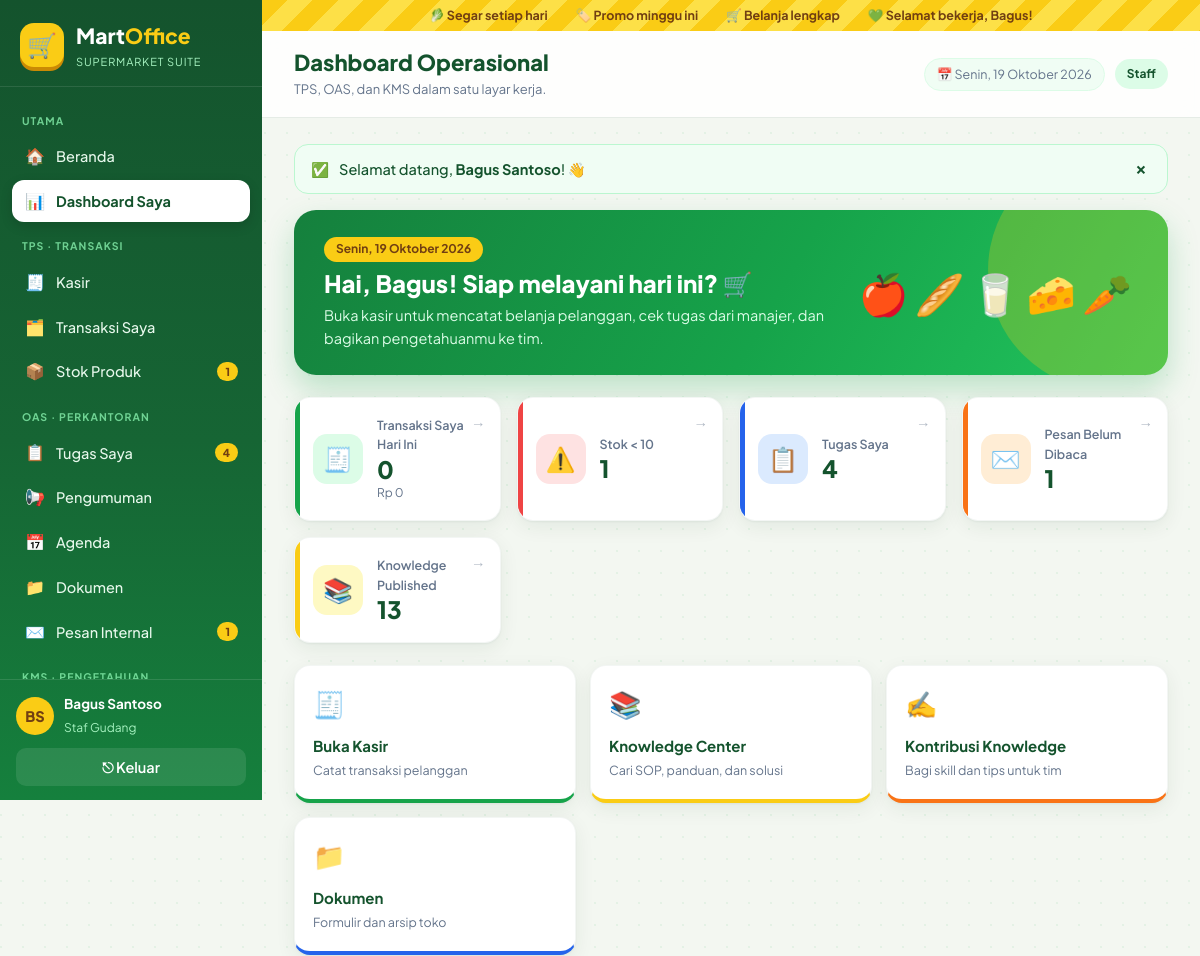
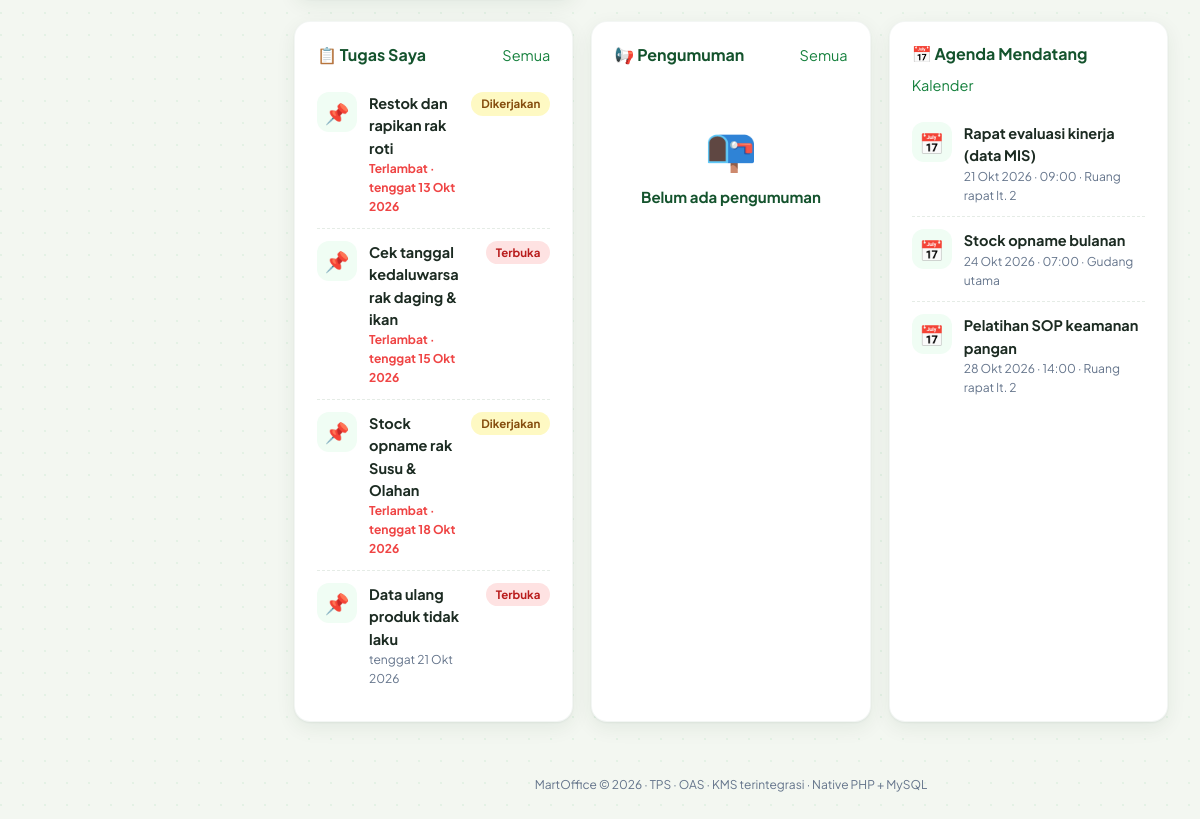
The page /staff/dashboard.php (signed in) on the database its author committed (2 pictures, top to bottom).
### tables this page shows
CREATE TABLE pegawai (
  id        INT AUTO_INCREMENT PRIMARY KEY,
  nama      VARCHAR(80)  NOT NULL,
  username  VARCHAR(40)  NOT NULL UNIQUE,
  password  VARCHAR(255) NOT NULL,
  role      ENUM('admin','manajer','staff') NOT NULL,
  jabatan   VARCHAR(60)  NULL,
  aktif     TINYINT(1)   NOT NULL DEFAULT 1,
  dibuat    DATETIME     NOT NULL DEFAULT CURRENT_TIMESTAMP
);

CREATE TABLE tugas (
  id            INT AUTO_INCREMENT PRIMARY KEY,
  judul         VARCHAR(120) NOT NULL,
  deskripsi     TEXT NULL,
  id_pemberi    INT NOT NULL,
  id_staff      INT NOT NULL,
  prioritas     ENUM('rendah','sedang','tinggi') NOT NULL DEFAULT 'sedang',
  tenggat       DATE NOT NULL,
  status        ENUM('terbuka','proses','selesai') NOT NULL DEFAULT 'terbuka',
  catatan_staff VARCHAR(255) NULL,
  dibuat        DATETIME NOT NULL DEFAULT CURRENT_TIMESTAMP,
  selesai_pada  DATETIME NULL,
  FOREIGN KEY (id_pemberi) REFERENCES pegawai(id),
  FOREIGN KEY (id_staff)   REFERENCES pegawai(id)
);

CREATE TABLE agenda (
  id          INT AUTO_INCREMENT PRIMARY KEY,
  judul       VARCHAR(120) NOT NULL,
  deskripsi   TEXT NULL,
  lokasi      VARCHAR(100) NULL,
  mulai       DATETIME NOT NULL,
  selesai     DATETIME NULL,
  untuk       ENUM('semua','manajemen','staff') NOT NULL DEFAULT 'semua',
  id_pembuat  INT NOT NULL,
  dibuat      DATETIME NOT NULL DEFAULT CURRENT_TIMESTAMP,
  FOREIGN KEY (id_pembuat) REFERENCES pegawai(id)
);

### includes/app.php (called while the page is built, shortened)
<?php
require_once __DIR__ . '/functions.php';
require_once __DIR__ . '/layout.php';
if (!empty($_SESSION['uid'])) {
    $GLOBALS['ME'] = row('SELECT id,nama,username,role,jabatan FROM pegawai WHERE id=? AND aktif=1', [(int) $_SESSION['uid']]);
}

### staff/dashboard.php (the view, shortened to what this page needs)
<?php
require __DIR__ . '/../includes/app.php';
$id = uid();
$trxSaya   = (int) val('SELECT COUNT(*) FROM transaksi WHERE id_kasir=? AND DATE(waktu)=CURDATE()', [$id]);
$omzetSaya = (float) val('SELECT COALESCE(SUM(total),0) FROM transaksi WHERE id_kasir=? AND DATE(waktu)=CURDATE()', [$id]);
$tugas     = rows("SELECT * FROM tugas WHERE id_staff=? AND status!='selesai' ORDER BY tenggat LIMIT 5", [$id]);
$info      = rows('SELECT a.*,p.nama FROM pengumuman a JOIN pegawai p ON p.id=a.id_penulis ORDER BY a.penting DESC, a.dibuat DESC LIMIT 3');
$agenda    = rows("SELECT * FROM agenda WHERE mulai>=CURDATE() AND untuk IN ('semua','staff') ORDER BY mulai LIMIT 4");
page_start('Dashboard Operasional', 'dashboard', 'TPS, OAS, dan KMS dalam satu layar kerja.');
echo hero('Hai, ' . e(explode(' ', me()['nama'])[0]) . '! Siap melayani hari ini? 🛒', 'Buka kasir untuk mencatat belanja pelanggan, cek tugas dari manajer, dan bagikan pengetahuanmu ke tim.', '🍎🥖🥛🧀🥕');
?>
<div class="stats">
  <?= stat_card('Transaksi Saya Hari Ini', angka($trxSaya), '🧾', 'g', 'tps/transaksi.php', rp($omzetSaya)) ?>
  <?= stat_card('Stok < ' . STOK_MIN, angka(val('SELECT COUNT(*) FROM produk WHERE aktif=1 AND stok<?', [STOK_MIN])), '⚠️', 'r', 'tps/produk.php?f=menipis') ?>
  <?= stat_card('Tugas Saya', angka(val("SELECT COUNT(*) FROM tugas WHERE id_staff=? AND status!='selesai'", [$id])), '📋', 'b', 'oas/tugas.php') ?>
  <?= stat_card('Pesan Belum Dibaca', angka(val('SELECT COUNT(*) FROM pesan WHERE id_penerima=? AND dibaca=0', [$id])), '✉️', 'o', 'oas/pesan.php') ?>
  <?= stat_card('Knowledge Published', angka(val("SELECT COUNT(*) FROM artikel_kms WHERE status='published' AND visibilitas='internal'")), '📚', 'y', 'kms/index.php') ?>
</div>
<div class="quicks">
  <?= quick('🧾', 'Buka Kasir', 'Catat transaksi pelanggan', 'tps/kasir.php', 'g') ?>
  <?= quick('📚', 'Knowledge Center', 'Cari SOP, panduan, dan solusi', 'kms/index.php', 'y') ?>
  <?= quick('✍️', 'Kontribusi Knowledge', 'Bagi skill dan tips untuk tim', 'kms/tulis.php', 'o') ?>
  <?= quick('📁', 'Dokumen', 'Formulir dan arsip toko', 'oas/dokumen.php', 'b') ?>
</div>
<div class="grid g3">
  <div class="card">
    <div class="card-h"><h3>📋 Tugas Saya</h3><a href="<?= url('oas/tugas.php') ?>">Semua</a></div>
    <?php if (!$tugas): echo empty_state('🎉', 'Tidak ada tugas aktif', 'Tugas dari manajer akan muncul di sini.');
    else: ?><div class="list"><?php foreach ($tugas as $t): $telat = $t['tenggat'] < date('Y-m-d'); ?>
      <div class="li"><span class="li-ic">📌</span><div class="li-body"><b><?= e($t['judul']) ?></b><small class="<?= $telat ? 'overdue' : '' ?>"><?= $telat ? 'Terlambat · ' : '' ?>tenggat <?= tgl($t['tenggat'], false) ?></small></div><?= status_badge($t['status']) ?></div>
    <?php endforeach; ?></div><?php endif; ?>
  </div>
  <div class="card">
    <div class="card-h"><h3>📢 Pengumuman</h3><a href="<?= url('oas/pengumuman.php') ?>">Semua</a></div>
    <?php if (!$info): echo empty_state('📭', 'Belum ada pengumuman');
    else: ?><div class="list"><?php foreach ($info as $a): ?>
      <div class="li"><span class="li-ic"><?= $a['penting'] ? '🔔' : '📢' ?></span><div class="li-body"><b><?= e($a['judul']) ?></b><small><?= e($a['nama']) ?> · <?= lalu($a['dibuat']) ?></small></div></div>
    <?php endforeach; ?></div><?php endif; ?>
  </div>
  <div class="card">
    <div class="card-h"><h3>📅 Agenda Mendatang</h3><a href="<?= url('oas/agenda.php') ?>">Kalender</a></div>
    <?php if (!$agenda): echo empty_state('🗓️', 'Belum ada agenda terjadwal');
    else: ?><div class="list"><?php foreach ($agenda as $g): ?>
      <div class="li"><span class="li-ic">📅</span><div class="li-body"><b><?= e($g['judul']) ?></b><small><?= tgl($g['mulai']) ?><?= $g['lokasi'] ? ' · ' . e($g['lokasi']) : '' ?></small></div></div>
    <?php endforeach; ?></div><?php endif; ?>
  </div>
</div>
<?php page_end();

### includes/layout.php (shortened to what this page needs)
<?php
function menu_items(string $active = ''): array
{
    $r = role();
    $all = ['admin', 'manajer', 'staff'];
    $boss = ['admin', 'manajer'];
    $uid = uid();
    $unread  = (int) val('SELECT COUNT(*) FROM pesan WHERE id_penerima=? AND dibaca=0', [$uid]);
    $review  = in_array($r, $boss) ? (int) val("SELECT COUNT(*) FROM artikel_kms WHERE status='menunggu_review'") : 0;
    $tugas   = $r === 'staff'
        ? (int) val("SELECT COUNT(*) FROM tugas WHERE id_staff=? AND status!='selesai'", [$uid])
        : (int) val("SELECT COUNT(*) FROM tugas WHERE status!='selesai'");
    $menipis = (int) val('SELECT COUNT(*) FROM produk WHERE aktif=1 AND stok<?', [STOK_MIN]);
    $groups = [
        ['Utama', [
            ['beranda', '🏠', 'Beranda', 'beranda.php', $all, 0],
            ['dashboard', '📊', 'Dashboard Saya', home_url(), $all, 0],
            ['mis', '📈', 'MIS · Kinerja Perusahaan', 'mis/index.php', ['manajer'], 0],
        ]],
        ['TPS · Transaksi', [
            ['kasir', '🧾', 'Kasir', 'tps/kasir.php', ['admin', 'staff'], 0],
            ['transaksi', '🗂️', $r === 'staff' ? 'Transaksi Saya' : 'Riwayat Transaksi', 'tps/transaksi.php', $all, 0],
            ['produk', '📦', $r === 'admin' ? 'Produk & Stok' : 'Stok Produk', 'tps/produk.php', $all, $menipis],
            ['laporan', '📊', 'Laporan Penjualan', 'tps/laporan.php', $boss, 0],
        ]],
        ['OAS · Perkantoran', [
            ['tugas', '📋', $r === 'staff' ? 'Tugas Saya' : 'Tugas Staff', 'oas/tugas.php', $all, $tugas],
            ['pengumuman', '📢', 'Pengumuman', 'oas/pengumuman.php', $all, 0],
            ['agenda', '📅', 'Agenda', 'oas/agenda.php', $all, 0],
            ['dokumen', '📁', 'Dokumen', 'oas/dokumen.php', $all, 0],
            ['pesan', '✉️', 'Pesan Internal', 'oas/pesan.php', $all, $unread],
        ]],
        ['KMS · Pengetahuan', [
            ['kms', '📚', 'Knowledge Center', 'kms/index.php', $all, 0],
            ['kms-tulis', '✍️', 'Tulis Knowledge', 'kms/tulis.php', $all, 0],
            ['kms-review', '📝', 'Review Knowledge', 'kms/index.php?tab=review', $boss, $review],
            ['kms-kategori', '🏷️', 'Kategori KMS', 'kms/kategori.php', $boss, 0],
        ]],
        ['Master', [
            ['users', '👥', 'User & Role', 'admin/users.php', ['admin'], 0],
        ]],
    ];
    $out = [];
    foreach ($groups as [$label, $items]) {
        $items = array_values(array_filter($items, fn($i) => in_array($r, $i[4], true)));
        if ($items) $out[] = [$label, $items];
    }
    return $out;
}
function page_start(string $title, string $active = '', string $subtitle = ''): void
{
    $u = me();
    ?><!doctype html>
<html lang="id">
<head>
<link rel="stylesheet" href="<?= url('assets/css/style.css') ?>">
</head>
<body>
<div class="shell">
  <aside class="side<?= strncmp($active, 'mis', 3) === 0 ? ' compact' : '' ?>" id="side">
    <a class="brand" href="<?= url('beranda.php') ?>">
      <span class="logo">🛒</span>
      <span><b>Mart</b><i>Office</i><small><?= strncmp($active, 'mis', 3) === 0 ? 'Management Info System' : 'Supermarket Suite' ?></small></span>
    </a>
    <nav class="menu">
      <?php foreach (menu_items($active) as [$label, $items]): ?>
        <div class="menu-label"><?= e($label) ?></div>
        <?php foreach ($items as [$key, $ic, $text, $href, , $count]): ?>
          <a href="<?= url($href) ?>" class="<?= $key === $active ? 'on' : '' ?>">
            <span class="mi"><?= $ic ?></span><span class="mt"><?= e($text) ?></span>
            <?php if ($count > 0): ?><span class="count"><?= $count ?></span><?php endif; ?>
          </a>
        <?php endforeach; ?>
      <?php endforeach; ?>
    </nav>
    <div class="side-foot">
      <div class="me">
        <span class="avatar"><?= e(inisial($u['nama'])) ?></span>
        <div><b><?= e($u['nama']) ?></b><small><?= e($u['jabatan'] ?: ucfirst($u['role'])) ?></small></div>
      </div>
      <a class="logout" href="<?= url('logout.php') ?>">⎋ Keluar</a>
    </div>
  </aside>
  <div class="main">
    <div class="promo-strip">
      <span>🥬 Segar setiap hari</span><span>🏷️ Promo minggu ini</span><span>🛒 Belanja lengkap</span><span>💚 Selamat bekerja, <?= e(explode(' ', $u['nama'])[0]) ?>!</span>
    </div>
    <header class="topbar">
      <div class="tb-title">
        <h1><?= e($title) ?></h1>
        <?php if ($subtitle): ?><p><?= $subtitle ?></p><?php endif; ?>
      </div>
      <div class="tb-right">
        <span class="today">📅 <?= tgl_panjang() ?></span>
        <span class="role-pill <?= e($u['role']) ?>"><?= e(ucfirst($u['role'])) ?></span>
      </div>
    </header>
    <main class="content">
      <?= render_flash() ?>
<?php
}
function page_end(): void
{
    ?>
    </main>
    <footer class="foot"><?= APP_NAME ?> © <?= date('Y') ?> · TPS · OAS · KMS terintegrasi · Native PHP + MySQL</footer>
  </div>
</div>
</body>
</html>
<?php
}
function stat_card(string $label, $value, string $icon, string $tone = 'g', string $href = '', string $note = ''): string
{
    $in = '<span class="stat-ic">' . $icon . '</span><div class="stat-body"><small>' . e($label) . '</small><strong>' . $value . '</strong>'
        . ($note ? '<em>' . $note . '</em>' : '') . '</div>';
    return $href
        ? '<a class="stat ' . $tone . '" href="' . url($href) . '">' . $in . '<span class="stat-go">→</span></a>'
        : '<div class="stat ' . $tone . '">' . $in . '</div>';
}
function quick(string $icon, string $title, string $desc, string $href, string $tone = 'g'): string
{
    return '<a class="quick ' . $tone . '" href="' . url($href) . '"><span class="q-ic">' . $icon . '</span><b>' . e($title) . '</b><small>' . e($desc) . '</small></a>';
}
function hero(string $judul, string $teks, string $emoji = '🍎🥖🥛🧀🥕'): string
{
    return '<section class="hero-banner"><div><span class="hb-kicker">' . tgl_panjang() . '</span><h2>' . $judul . '</h2><p>' . $teks . '</p></div>'
        . '<div class="hb-fruit" aria-hidden="true">' . $emoji . '</div></section>';
}

### includes/functions.php (shortened to what this page needs)
<?php
function db(): mysqli
{
    static $db = null;
    if ($db === null) {
        try {
            $db = new mysqli(DB_HOST, DB_USER, DB_PASS, DB_NAME, DB_PORT);
        } catch (mysqli_sql_exception $ex) {
            fatal_page('Database belum siap',
                'MartOffice tidak dapat terhubung ke database <b>' . DB_NAME . '</b>.<br>'
                . 'Pastikan MySQL di XAMPP sudah <b>Start</b> dan file <code>database.sql</code> sudah dijalankan.<br>'
                . '<small>Detail: ' . e($ex->getMessage()) . '</small>');
        }
        $db->set_charset('utf8mb4');
        $db->query("SET time_zone = '+07:00'");
    }
    return $db;
}
function q(string $sql, array $p = [])
{
    $st = db()->prepare($sql);
    if ($p) {
        $types = '';
        foreach ($p as $v) $types .= is_int($v) ? 'i' : (is_float($v) ? 'd' : 's');
        $st->bind_param($types, ...$p);
    }
    $st->execute();
    $res = $st->get_result();
    return $res === false ? $st : $res;
}
function rows(string $sql, array $p = []): array { return q($sql, $p)->fetch_all(MYSQLI_ASSOC); }
function row(string $sql, array $p = []): ?array { return q($sql, $p)->fetch_assoc() ?: null; }
function val(string $sql, array $p = []) { $r = q($sql, $p)->fetch_row(); return $r ? $r[0] : null; }
function e($v): string { return htmlspecialchars((string) ($v ?? ''), ENT_QUOTES, 'UTF-8'); }
function rp($n): string { return 'Rp ' . number_format((float) $n, 0, ',', '.'); }
function angka($n): string { return number_format((float) $n, 0, ',', '.'); }
function tgl($dt, bool $jam = true): string
{
    $bln = ['', 'Jan', 'Feb', 'Mar', 'Apr', 'Mei', 'Jun', 'Jul', 'Agu', 'Sep', 'Okt', 'Nov', 'Des'];
    $t = strtotime($dt);
    return date('j', $t) . ' ' . $bln[(int) date('n', $t)] . ' ' . date('Y', $t) . ($jam ? ' · ' . date('H:i', $t) : '');
}
function tgl_panjang($dt = null): string
{
    $hari = ['Minggu', 'Senin', 'Selasa', 'Rabu', 'Kamis', 'Jumat', 'Sabtu'];
    $bln = ['', 'Januari', 'Februari', 'Maret', 'April', 'Mei', 'Juni', 'Juli', 'Agustus', 'September', 'Oktober', 'November', 'Desember'];
    $t = $dt ? strtotime($dt) : time();
    return $hari[(int) date('w', $t)] . ', ' . date('j', $t) . ' ' . $bln[(int) date('n', $t)] . ' ' . date('Y', $t);
}
function inisial(string $nama): string
{
    $p = preg_split('/\s+/', trim($nama));
    return strtoupper(mb_substr($p[0] ?? '?', 0, 1) . mb_substr($p[1] ?? '', 0, 1));
}
function badge(string $text, string $tone = 'g'): string
{
    return '<span class="badge ' . $tone . '">' . e($text) . '</span>';
}
function status_badge(string $s): string
{
    $map = [
        'published' => ['Published', 'g'], 'menunggu_review' => ['Menunggu review', 'y'], 'ditolak' => ['Ditolak', 'r'],
        'terbuka' => ['Terbuka', 'r'], 'proses' => ['Dikerjakan', 'y'], 'selesai' => ['Selesai', 'g'],
        'tunai' => ['Tunai', 'g'], 'debit' => ['Debit', 'b'], 'qris' => ['QRIS', 'p'],
        'rendah' => ['Rendah', 'n'], 'sedang' => ['Sedang', 'y'], 'tinggi' => ['Tinggi', 'r'],
        'internal' => ['Internal', 'n'], 'terbatas' => ['Terbatas', 'p'],
        'admin' => ['Admin', 'p'], 'manajer' => ['Manajer', 'b'], 'staff' => ['Staff', 'g'],
    ];
    [$t, $c] = $map[$s] ?? [$s, 'n'];
    return badge($t, $c);
}
function empty_state(string $icon, string $title, string $text = ''): string
{
    return '<div class="empty"><div class="empty-ic">' . $icon . '</div><b>' . e($title) . '</b>'
        . ($text ? '<p>' . $text . '</p>' : '') . '</div>';
}
function url(string $path = ''): string { return BASE_URL . '/' . ltrim($path, '/'); }
function render_flash(): string
{
    $out = '';
    foreach ($_SESSION['flash'] ?? [] as [$t, $m]) {
        $ic = ['ok' => '✅', 'err' => '⚠️', 'info' => 'ℹ️'][$t] ?? 'ℹ️';
        $out .= '<div class="alert ' . $t . '"><span>' . $ic . '</span><div>' . $m . '</div><button type="button" class="x" onclick="this.parentNode.remove()">×</button></div>';
    }
    return $out;
}
function me(): ?array { return $GLOBALS['ME'] ?? null; }
function uid(): int { return (int) (me()['id'] ?? 0); }

### rows shown on the page
pegawai: nama "BS", nama "Bagus Santoso", jabatan "Staf Gudang", nama "Bagus", role "Staff"
tugas: judul "Restok dan rapikan rak roti", shows "Terlambat ·", tenggat "13 Okt 2026", text "Dikerjakan"
tugas: judul "Cek tanggal kedaluwarsa rak daging & ikan", shows "Terlambat ·", tenggat "15 Okt 2026", text "Terbuka"
tugas: judul "Stock opname rak Susu & Olahan", shows "Terlambat ·", tenggat "18 Okt 2026", text "Dikerjakan"
tugas: judul "Data ulang produk tidak laku", tenggat "21 Okt 2026", text "Terbuka"
agenda: judul "Rapat evaluasi kinerja (data MIS)", mulai "21 Okt 2026 · 09:00", lokasi "Ruang rapat lt. 2"
agenda: judul "Stock opname bulanan", mulai "24 Okt 2026 · 07:00", lokasi "Gudang utama"
agenda: judul "Pelatihan SOP keamanan pangan", mulai "28 Okt 2026 · 14:00", lokasi "Ruang rapat lt. 2"

### other values the page prints
$label "UTAMA"
$ic "🏠"
$text "Beranda"
$ic "📊"
$text "Dashboard Saya"
$label "TPS · TRANSAKSI"
$ic "🧾"
$text "Kasir"
$ic "🗂️"
$text "Transaksi Saya"
$ic "📦"
$text "Stok Produk"
$count "1"
$label "OAS · PERKANTORAN"
$ic "📋"
